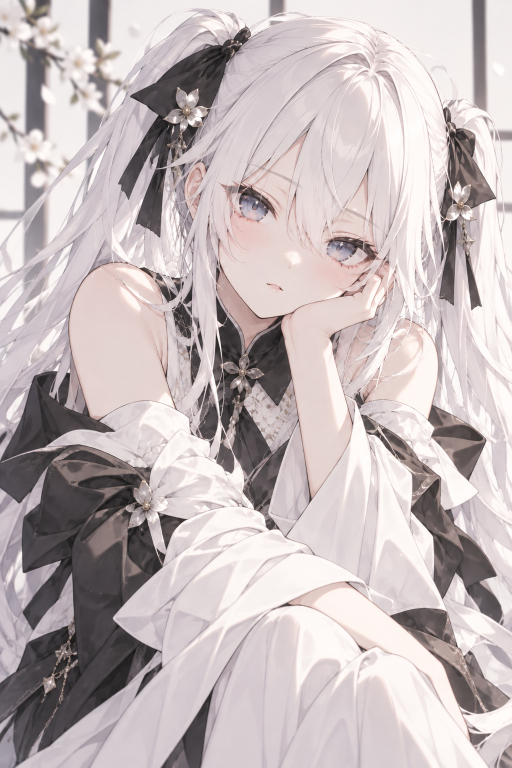
#> input picture sample.png, 1024 x 1536 px (shown at 1/2 size)
$ python -i render_instant.py   (imports and definitions only)
#> lines starting #> are read from the running program, lines starting #| are printed output that depends on the picture
### scripts/render_photobook.py
"""Photobook rendering with perspective, lighting and transparent shadows."""
from pathlib import Path
import argparse
import io
from functools import lru_cache
import numpy as np
from PIL import Image, ImageDraw, ImageFilter, ImageOps, ImageCms

ROOT = Path(__file__).resolve().parents[1]
DEFAULT = ROOT / 'sample.png'
OUTPUT = ROOT / 'deliverables' / '画册封面渲染_透明底.png'


# [43 lines left out: functions cover_dimensions, read_cover, perspective, preview_cover, not called in this run]


def book_geometry(width, thickness, rotate_x=22, rotate_y=14, rotate_z=-13, aspect=2/3):
    """Rotate a book matching the cover aspect, then project through a camera."""
    if not np.isfinite(aspect) or aspect <= 0:
        raise ValueError('封面宽高比必须为正数')
    angles = np.asarray([rotate_x, rotate_y, rotate_z], dtype=float)
    if not np.all(np.isfinite(angles)) or abs(rotate_x)>55 or abs(rotate_y)>55 or abs(rotate_z)>180:
        raise ValueError('X/Y 角度范围为 -55° 至 55°，Z 为 -180° 至 180°')
    x, y, z = np.radians(angles)
    cx, sx, cy, sy, cz, sz = np.cos(x), np.sin(x), np.cos(y), np.sin(y), np.cos(z), np.sin(z)
    rotation = np.array([[cz,-sz,0],[sz,cz,0],[0,0,1]]) @ np.array([[cy,0,sy],[0,1,0],[-sy,0,cy]]) @ np.array([[1,0,0],[0,cx,-sx],[0,sx,cx]])
    # Normalize the longest side so wide covers stay safely in front of the camera.
    half_h = 1/max(1, aspect)
    half_w = aspect*half_h
    front = np.array([[-half_w,-half_h,0],[half_w,-half_h,0],
                      [half_w,half_h,0],[-half_w,half_h,0]])
    back = front + [0,0,-.085*thickness]
    vertices = np.concatenate([front,back]) @ rotation.T
    projected = vertices[:,:2] * (6/(6-vertices[:,2:3]))
    span = np.ptp(projected,axis=0)
    factor = min(445, 860/span[0], 970/span[1]) * width/1000
    center = (projected.min(axis=0)+projected.max(axis=0))/2
    screen = (projected-center)*factor + np.array([.5,.55])*width
    return screen[:4], screen[4:], rotation


# [108 lines left out: function render, not called in this run]


def gui():
    from photobook_ui import launch
    launch(render, DEFAULT)


# [22 lines that do not run on import are left out]

### scripts/render_instant.py
"""Instant film mockups, with published outside and image-area dimensions in mm."""
from pathlib import Path
import numpy as np
from PIL import Image,ImageOps,ImageDraw,ImageFilter
from render_photobook import read_cover,preview_cover,book_geometry,perspective,DEFAULT,ROOT
from image_crop import manual_crop

# Width, height, image width, image height. Polaroid uses its support page's
# precise dimensions, not the rounded 79 x 79 mm often quoted by retailers.
FILMS={
 'polaroid':{'name':'宝丽来 600 / i-Type','paper':[88.47,107.52],'image':[76.801,78.94],'image_origin':[5.8345,5.8345]},
 # Origins and pod seam are approximate visual measurements from Fujifilm's
 # front-view samples, not manufacturer-specified manufacturing tolerances:
 # https://instax.jp/common/images/products/img_product_fi_top_mini.png
 # https://instax.jp/common/images/products/img_product_fi_top_wide.png
 'mini':{'name':'富士 instax mini','paper':[54,86],'image':[46,62],'image_origin':[4,7],'pod_seam_y':74},
 'wide':{'name':'富士 instax WIDE','paper':[108,86],'image':[99,62],'image_origin':[4.5,8],'pod_seam_y':74},
}


def paper_surface(spec,size,rotation=None):
    """Emboss the pod seam in paper coordinates; normals follow the film pose."""
    base=np.array([247,246,242],dtype=np.float32)
    if 'pod_seam_y' not in spec:return Image.new('RGB',size,tuple(base.astype(int)))
    tw,th=size;pw,ph=spec['paper'];k=tw/pw
    x=np.arange(tw,dtype=np.float32)[None,:]/k
    y=np.arange(th,dtype=np.float32)[:,None]/k
    # Pressed channel with feathered ends and a very slight reservoir shoulder.
    fade=np.clip(np.minimum(x-1.2,pw-1.2-x)/1.2,0,1)
    fade=fade*fade*(3-2*fade)
    center=spec['pod_seam_y']+.10*(2*x/pw-1)**4
    distance=y-center
    groove=np.exp(-.5*(distance/.17)**2)
    height=(-.045*groove+.045*np.exp(-.5*((distance-4.7)/3.1)**2))*fade
    dy,dx=np.gradient(height,1/k)
    light=np.array([-.4,-.75,1.2]);light/=np.linalg.norm(light)
    if rotation is not None:light=rotation.T@light
    diffuse=(-dx*light[0]-dy*light[1]+light[2])/np.sqrt(1+dx*dx+dy*dy)
    shade=1+.65*(diffuse-light[2])-.025*groove*fade
    # Low contrast pressed-paper grain; all spatial frequencies use millimetres.
    grain=.32*np.sin(x*32+y*19)+.22*np.sin(x*13-y*27)
    pixels=np.clip(base[None,None,:]*shade[:,:,None]+grain[:,:,None],0,255)
    return Image.fromarray(pixels.astype(np.uint8))


def film_texture(source,film,width,fit='crop',crop=None,gloss=.35,rotation=None):
    spec=FILMS[film];pw,ph=spec['paper'];iw,ih=spec['image']
    tw=round(width*.92);k=tw/pw;th=round(ph*k)
    texture=paper_surface(spec,(tw,th),rotation)
    left,top=spec['image_origin']
    box=tuple(round(n*k) for n in (left,top,left+iw,top+ih))
    target=(box[2]-box[0],box[3]-box[1])
    path=Path(source)
    image=preview_cover(str(path.resolve()),path.stat().st_mtime_ns).copy() if width<=800 and fit!='manual' else read_cover(path)
    if fit=='manual':image=manual_crop(image,crop,iw/ih).resize(target,Image.Resampling.LANCZOS)
    elif fit=='contain':image=ImageOps.pad(image,target,Image.Resampling.LANCZOS,color=(242,240,235))
    elif fit=='crop':image=ImageOps.fit(image,target,Image.Resampling.LANCZOS)
    else:raise ValueError('图片适配模式无效')
    arr=np.asarray(image,dtype=np.float32)
    u=np.linspace(0,1,target[0])[None,:];v=np.linspace(0,1,target[1])[:,None]
    reflection=np.clip(gloss,0,1.5)*.08*np.exp(-((u-.25-.5*v)/.12)**2)
    arr=arr*(1-reflection[:,:,None])+255*reflection[:,:,None]
    texture.paste(Image.fromarray(np.uint8(np.clip(arr,0,255))),box[:2])
    draw=ImageDraw.Draw(texture)
    draw.rectangle((box[0]-1,box[1]-1,box[2],box[3]),outline=(202,202,197),width=1)
    return texture,spec,box


def render_instant(source,output=None,width=2400,film='polaroid',fit='crop',crop=None,
                   gloss=.35,rotate_x=0,rotate_y=0,rotate_z=-8,transparent=True):
    if film not in FILMS:raise ValueError('相纸型号无效')
    spec=FILMS[film];pw,ph=spec['paper'];size=(width,round(width*1.12));s=width/1000
    q,base,rotation=book_geometry(width,.07,rotate_x,rotate_y,rotate_z,pw/ph)
    texture,spec,box=film_texture(source,film,width,fit,crop,gloss,rotation)
    canvas=Image.new('RGBA',size)
    mask=Image.new('L',texture.size)
    ImageDraw.Draw(mask).rounded_rectangle((0,0,texture.width-1,texture.height-1),radius=max(1,texture.width*.008),fill=255)
    texture=texture.convert('RGBA');texture.putalpha(mask)
    front=perspective(texture,q,size)
    for offset,blur,alpha in [((5,8),9,.16),((2,3),2.5,.22)]:
        shadow=Image.new('L',size);shadow.paste(front.getchannel('A'),(round(offset[0]*s),round(offset[1]*s)))
        shadow=shadow.filter(ImageFilter.GaussianBlur(blur*s)).point(lambda p:p*alpha)
        layer=Image.new('RGBA',size,(40,36,32,0));layer.putalpha(shadow);canvas=Image.alpha_composite(canvas,layer)
    edge=Image.new('RGBA',texture.size,(197,195,189,255));edge.putalpha(mask)
    canvas=Image.alpha_composite(canvas,perspective(edge,base,size))
    result=Image.alpha_composite(canvas,front)
    if not transparent:result=Image.alpha_composite(Image.new('RGBA',size,(250,250,249,255)),result).convert('RGB')
    if output:result.save(output,dpi=(300,300))
    return result


# [8 lines not run here, left out]

>>> import cv2
>>> picture = cv2.imread('../sample.png', cv2.IMREAD_GRAYSCALE)
#> picture: shape (1536, 1024); min 17, max 255, mean 188.1
>>> result = render_instant(picture)
#> in film_texture, `texture=paper_surface(spec,(tw,th),rotation)`:
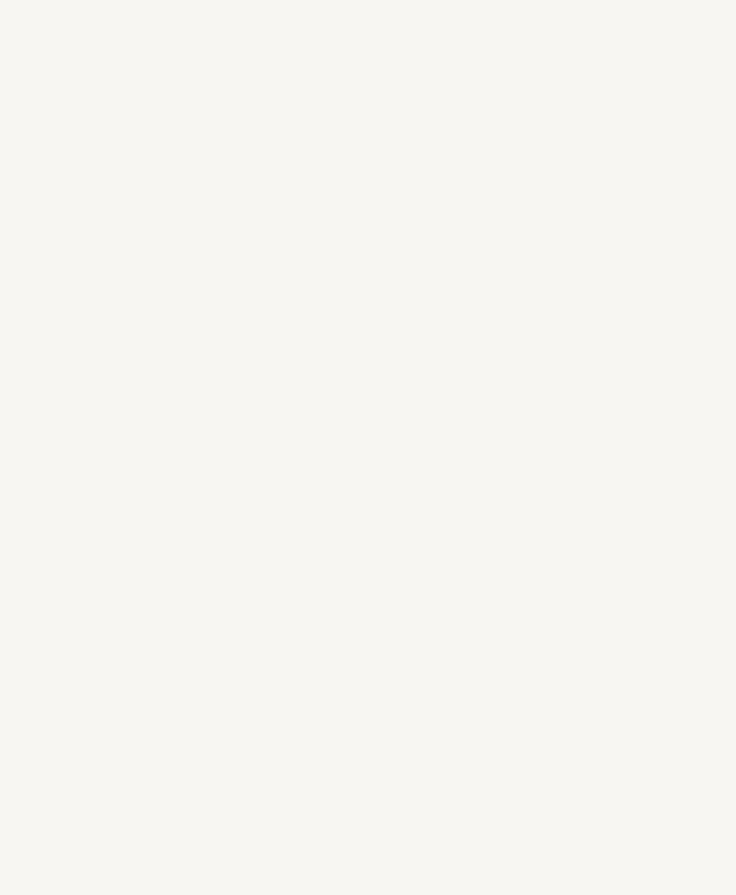
#> texture: PIL image 2208x2683 RGB (shown at 1/3 size); mean R, G, B 247, 246, 242
#> (the run stopped early here; a loop or call above may not have finished)
